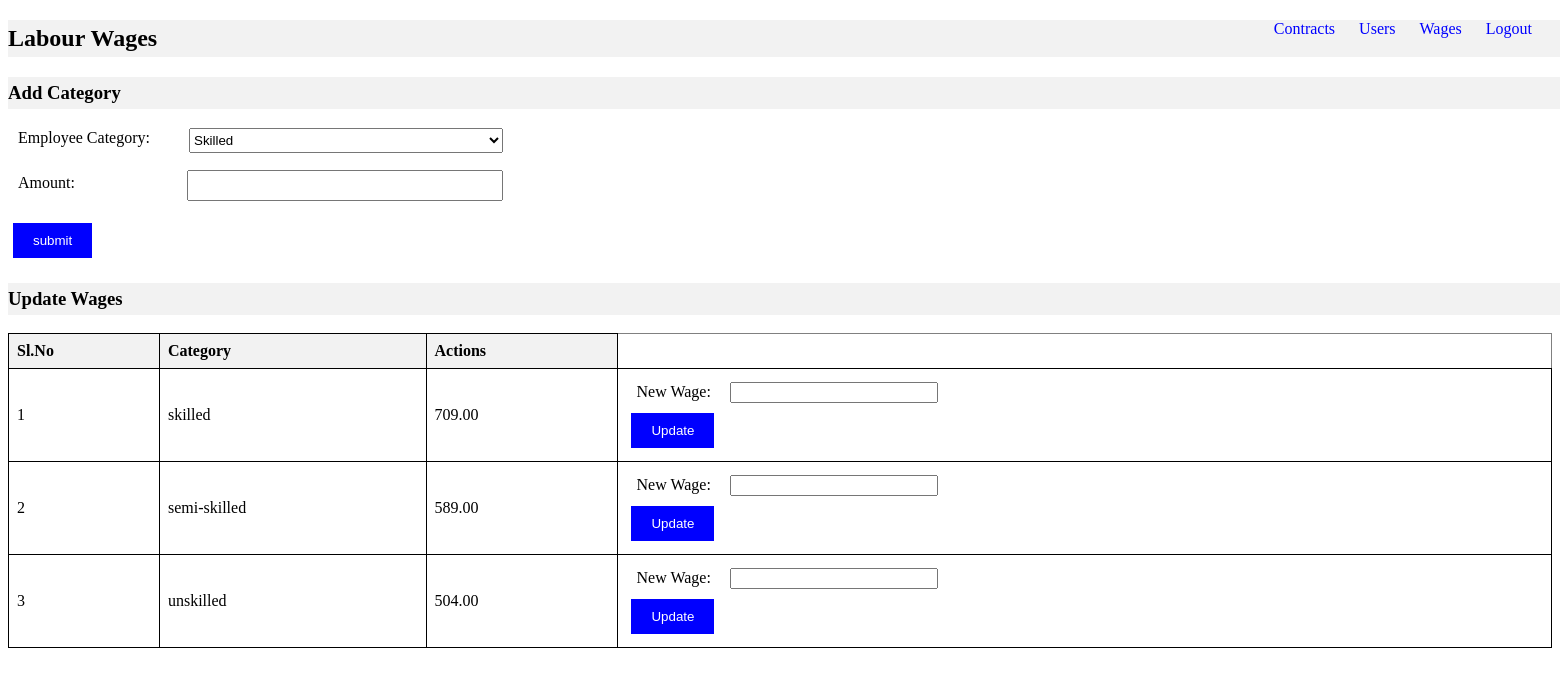
The page /wages (signed in) on the database its author committed.
### data_model_flask_alchemy.py (models this page shows, shortened)
class ManpowerWage(db.Model):
    __tablename__ = "labour_wages"
    emp_category = db.Column(db.String, primary_key=True)
    wage = db.Column(db.Numeric(precision=6, scale=2), nullable=False)
    __table_args__ = (
        CheckConstraint("emp_category IN ('skilled','semi-skilled','unskilled')"),
    )

### app.py (the view)
    @app.route('/wages')
    def view_wages():
        if session['user_id'] != 'admin':
            flash("You are not authorized to access this page.", "error")
            return redirect(url_for('login'))
        wages = db.session.query(ManpowerWage).all()
        return render_template('view_wages.html', wages=wages)

### templates/view_wages.html (shortened to what this page needs)
{% extends "base.html" %}
{% block content %}
    <nav>
        <ul>
            <li><a href="{{ url_for('view_contracts') }}">Contracts</a></li>
            <li><a href="{{ url_for('view_users') }}">Users</a></li>
            <li><a href="{{ url_for('view_wages') }}">Wages</a></li>
            <li><a href="{{ url_for('logout') }}">Logout</a></li>
        </ul>
    </nav>
    <h2>Labour Wages</h2>
    <h3>Add Category</h3>
    <form class="styled-form" method="post" action="{{ url_for('add_wage') }}">
        <div class="form-row">
            <label for="emp_category">Employee Category:</label>
            <select id="emp_category" name="emp_category" required>
                <option value="skilled">Skilled</option>
            </select><br>
        </div>
        <div class="form-row">
            <label for="amount">Amount:</label>
            <input type="text" id="amount" name="amount" required><br>
        </div>
        <input type="submit" value="submit">
    </form>
    <h3>Update Wages</h3>
    <table border="1">
        <thead>
            <tr>
                <th>Sl.No</th>
                <th>Category</th>
                <th>Actions</th>
            </tr>
        </thead>
        <tbody>
            {% for wage in wages %}
                <tr>
                    <td>{{ loop.index0 + 1 }}</td>
                    <td>{{ wage.emp_category }}</td>
                    <td>{{ wage.wage }}</td>
                    <td>
                        <form method="post" action="{{ url_for('update_wage', category=wage.emp_category) }}">
                            <label for="amount_update">New Wage:</label>
                            <input type="text" id="amount_update" name="amount_update" required><br>
                            <input type="submit" value="Update">
                        </form>
                    </td>
                </tr>
            {% endfor %}
        </tbody>
    </table>
{% endblock %}

### static/css/styles.css (style rules this page uses)
nav { float: right; }
nav ul { list-style-type: none; margin: 0; padding: 0; }
nav ul li { display: inline; margin-right: 20px; }
nav ul li a { text-decoration: none; color: blue; }
form { margin-bottom: 20px; }
label { margin-bottom: 5px; }
input[type="number"], input[type="text"], input[type="password"], select, input[type="date"] { margin-bottom: 10px; width: 200px; }
input[type="submit"] { background-color: blue; color: white; padding: 10px 20px; border: none; cursor: pointer; }
ul { list-style-type: none; padding: 0; }
table { border-collapse: collapse; width: 100%; }
th, td { border: 1px solid black; padding: 8px; }
th { background-color: #f2f2f2; text-align: left; }
td form { display: inline-block; margin: 0; }
h1,h2, h3 { width: 500%; background-color: #f2f2f2; padding: 5px 0; }
.styled-form { width: 500px; }
.form-row { display: flex; align-items: center; margin-bottom: 20px; height:25px; }
label { flex: 1; padding: 10px; }
select, input[type="text"], input[type="date"] , input[type="number"],input[type="password"] { flex: 2; height: 100%; margin: 5px; }
input[type="submit"] { flex: 1; margin-left: auto; height: 100%; margin: 5px; }

### rows shown on the page
ManpowerWage: emp_category "skilled", wage "709.00"
ManpowerWage: emp_category "semi-skilled", wage "589.00"
ManpowerWage: emp_category "unskilled", wage "504.00"
